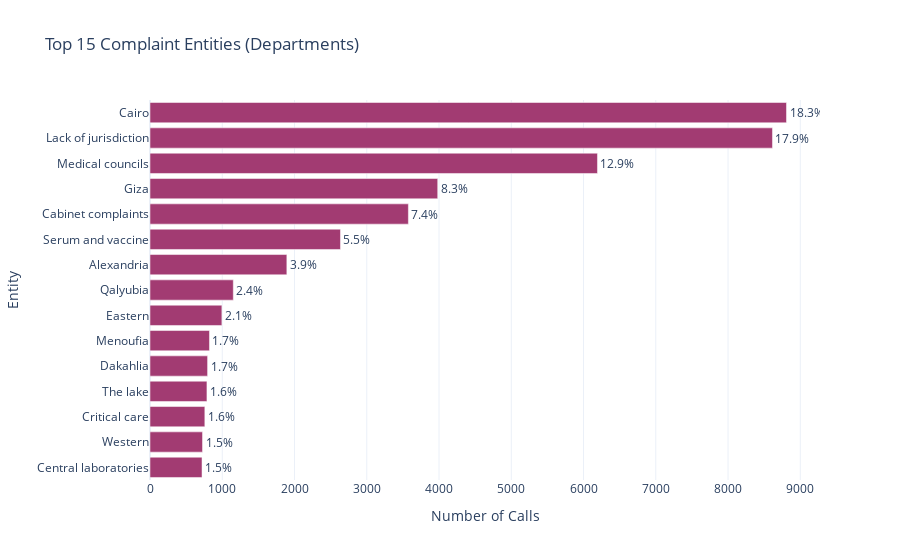

Notebook cell for this chart:
### Code cell
entities = (
df['complaint_entity_en']
.value_counts()
.reset_index()
.rename(columns={'count': 'call_count'}))

entities['percentage'] = (entities['call_count'] / len(working_data) * 100).round(1)

fig = px.bar(
entities.head(15),
x='call_count',
y='complaint_entity_en',
orientation='h',
text='percentage',
title='Top 15 Complaint Entities (Departments)',
labels={'complaint_entity_en': 'Entity',
'call_count': 'Number of Calls'},
color_discrete_sequence=[COLORS['secondary']])

fig.update_layout(template=PLOTLY_TEMPLATE, showlegend=False,
yaxis=dict(categoryorder='total ascending'))
fig.update_traces(texttemplate='%{text}%', textposition='outside')
fig.show()

print("\n Complaint Entities Summary")

for _, row in entities.head(5).iterrows():
  print(f"  {row['complaint_entity_en']:35s} {int(row['call_count']):>6,}  ({row['percentage']}%)")

### Figure 1 — Plotly figure (JSON) as saved in the notebook; plotly's stock layout.template omitted (floating-point values rounded to 4 significant figures)
{"data": [{"hovertemplate": "Number of Calls=%{x}<br>Entity=%{y}<br>percentage=%{text}<extra></extra>", "legendgroup": "", "marker": {"color": "#A23B72", "pattern": {"shape": ""}}, "name": "", "orientation": "h", "showlegend": false, "text": [18.3, 17.9, 12.9, 8.3, 7.4, 5.5, 3.9, 2.4, 2.1, 1.7, 1.7, 1.6, 1.6, 1.5, 1.5], "textposition": "outside", "x": [8809, 8615, 6193, 3982, 3576, 2636, 1894, 1153, 995, 823, 797, 788, 759, 727, 720], "xaxis": "x", "y": ["Cairo", "Lack of jurisdiction", "Medical councils", "Giza", "Cabinet complaints", "Serum and vaccine", "Alexandria", "Qalyubia", "Eastern", "Menoufia", "Dakahlia", "The lake", "Critical care", "Western", "Central laboratories"], "yaxis": "y", "type": "bar", "texttemplate": "%{text}%"}], "layout": {"xaxis": {"anchor": "y", "domain": [0.0, 1.0], "title": {"text": "Number of Calls"}}, "yaxis": {"anchor": "x", "domain": [0.0, 1.0], "title": {"text": "Entity"}, "categoryorder": "total ascending"}, "legend": {"tracegroupgap": 0}, "title": {"text": "Top 15 Complaint Entities (Departments)"}, "barmode": "relative", "showlegend": false}}
